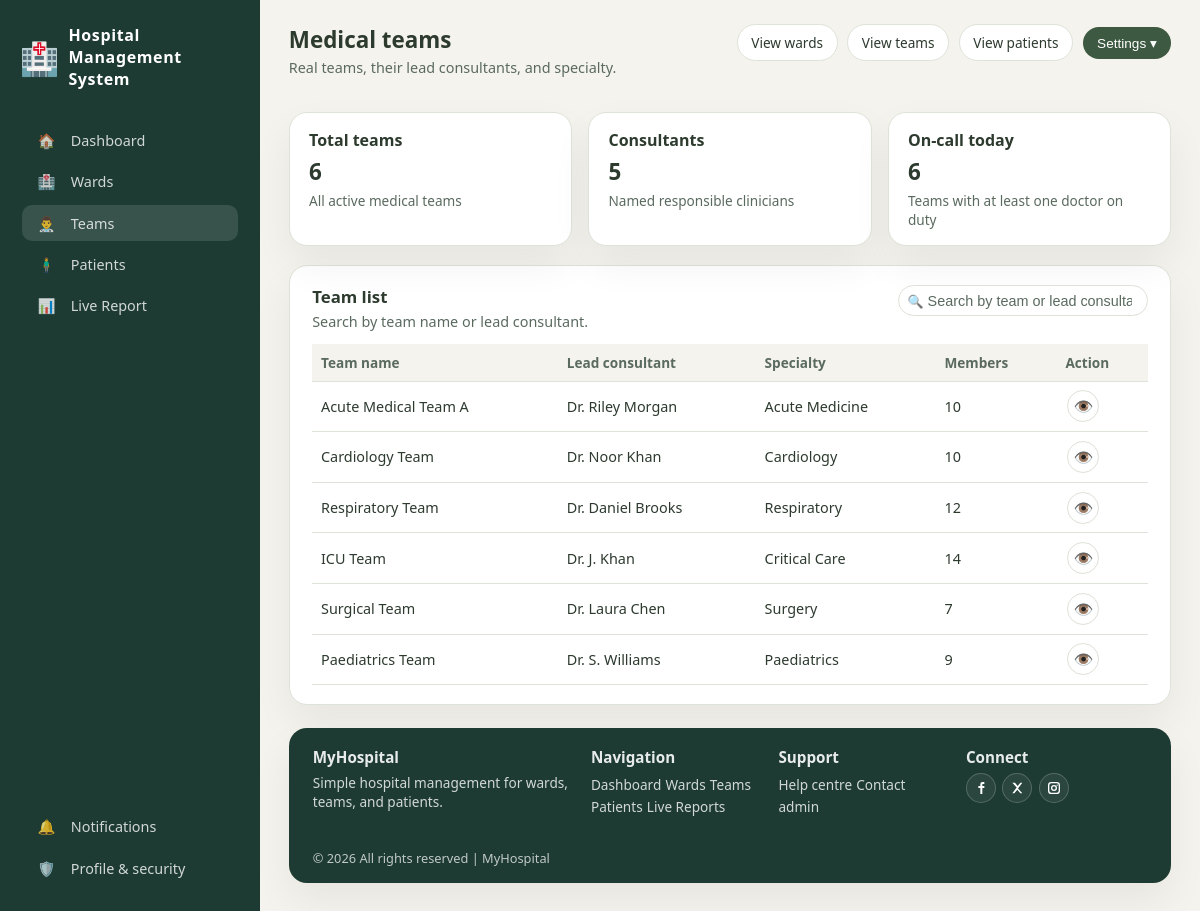
Page /teams (signed in) on the committed database.
### tables this page shows
CREATE TABLE teams (
            id INTEGER PRIMARY KEY AUTOINCREMENT,
            name TEXT NOT NULL,
            specialty TEXT NOT NULL,
            members INTEGER DEFAULT 0,
            lead TEXT,
            created_at TIMESTAMP DEFAULT CURRENT_TIMESTAMP
        );

### app.py (the view)
@app.route("/teams")
@login_required
def teams_page():
    conn = get_db_connection()
    teams = conn.execute("SELECT * FROM teams ORDER BY created_at DESC").fetchall()
    teams_with_counts = []
    for team in teams:
        member_count = conn.execute(
            "SELECT COUNT(*) FROM doctors WHERE team_id = ?", (team['id'],)
        ).fetchone()[0]
        teams_with_counts.append({
            'id': team['id'],
            'name': team['name'],
            'specialty': team['specialty'],
            'lead': team['lead'],
            'members': member_count
        })
    consultants_count = conn.execute(
        "SELECT COUNT(*) FROM doctors WHERE grade LIKE '%Consultant%'"
    ).fetchone()[0]
    teams_oncall = conn.execute("""
        SELECT COUNT(DISTINCT t.id)
        FROM teams t
        JOIN doctors d ON d.team_id = t.id
        WHERE d.on_duty = 1
    """).fetchone()[0]
    conn.close()
    return render_template("teams.html", teams=teams_with_counts,
                           consultants_count=consultants_count,
                           teams_oncall=teams_oncall)

### app.py (called while the page is built)
@app.context_processor
def inject_user():
    return dict(user_role=session.get('role'), user_id=session.get('user_id'))

def login_required(f):
    @wraps(f)
    def decorated(*args, **kwargs):
        if not session.get("user_id"):
            return redirect(url_for("login_page"))
        return f(*args, **kwargs)
    return decorated

def get_db_connection():
    conn = sqlite3.connect(DATABASE_PATH)
    conn.row_factory = sqlite3.Row
    return conn

### templates/teams.html (shortened to what this page needs)
{% extends "base.html" %}
{% block extra_css %}
<link rel="stylesheet" href="/static/css/teams.css">
{% endblock %}
{% block active_teams %}active{% endblock %}
{% block page_title %}Medical teams{% endblock %}
{% block page_subtitle %}Real teams, their lead consultants, and specialty.{% endblock %}
{% block top_actions %}
{{ super() }}
{% endblock %}
{% block content %}
<br>
<section class="summary-row">
  <article class="summary-card">
    <h2>Total teams</h2>
    <p class="summary-value">{{ teams|length }}</p>
    <p class="summary-label">All active medical teams</p>
  </article>
  <article class="summary-card">
    <h2>Consultants</h2>
    <p class="summary-value">{{ consultants_count }}</p>
    <p class="summary-label">Named responsible clinicians</p>
  </article>
  <article class="summary-card">
    <h2>On‑call today</h2>
    <p class="summary-value">{{ teams_oncall }}</p>
    <p class="summary-label">Teams with at least one doctor on duty</p>
  </article>
</section>
<section class="table-card">
  <div class="table-card-header">
    <div>
      <h2>Team list</h2>
      <p>Search by team name or lead consultant.</p>
    </div>
    <div class="table-actions">
      <div class="search-wrapper">
        <span class="search-icon">🔍</span>
        <input type="text" id="teamSearch" placeholder="Search by team or lead consultant..." autocomplete="off" />
      </div>
    </div>
  </div>
  <div class="table-scroll">
    <table class="data-table" id="teamsTable">
      <thead>
        <tr>
          <th>Team name</th>
          <th>Lead consultant</th>
          <th>Specialty</th>
          <th>Members</th>
          <th>Action</th>
        </tr>
      </thead>
      <tbody>
        {% for team in teams %}
        <tr>
          <td><a href="/team/{{ team.id }}">{{ team.name }}</a></td>
          <td>{{ team.lead if team.lead else '—' }}</td>
          <td>{{ team.specialty }}</td>
          <td>{{ team.members }}</td>
          <td><a href="/team/{{ team.id }}" class="btn-action btn-view" title="View Details">👁️</a></td>
        </tr>
        {% endfor %}
      </tbody>
    </table>
  </div>
</section>
<br>
{% endblock %}

### static/css/base.css (style rules this page uses)
* { box-sizing: border-box; }
html[data-theme="light"] { --bg-page: #f5f3ed; --bg-main: #ffffff; --bg-hero: #e8f5d3; --bg-feature: #f5f3ed; --bg-card: #ffffff; --bg-sidebar: #1d3b32; --bg-pill: #d9edcf; --text-main: #2d3a2e; --text-muted: #5a6a5f; --text-invert: #ffffff; --accent: #3d5941; --accent-soft: #6c8f5f; --accent-pill: #325037; --border-subtle: #dde3d8; --shadow-soft: 0 18px 40px rgba(0, 0, 0, 0.06); }
html, body { margin: 0; padding: 0; height: 100%; overflow: hidden; font-family: system-ui, -apple-system, BlinkMacSystemFont, "Segoe UI", sans-serif; background: var(--bg-page); color: var(--text-main); }

### static/css/teams.css (style rules this page uses)
.summary-row { display: grid; grid-template-columns: repeat(3, minmax(0, 1fr)); gap: 1rem; margin-bottom: 1.2rem; }
a { text-decoration: none; }
.summary-card { background: var(--bg-card); border-radius: 18px; padding: 1rem 1.2rem; border: 1px solid var(--border-subtle); box-shadow: var(--shadow-soft); }
.summary-card h2 { margin: 0 0 0.3rem; font-size: 1rem; }
.summary-value { margin: 0 0 0.25rem; font-size: 1.4rem; font-weight: 600; }
.summary-label { margin: 0; font-size: 0.85rem; color: var(--text-muted); }
.table-card { background: var(--bg-main); border-radius: 18px; padding: 1.2rem 1.4rem; border: 1px solid var(--border-subtle); box-shadow: var(--shadow-soft); display: flex; flex-direction: column; }
.table-card-header { display: flex; justify-content: space-between; align-items: flex-start; gap: 1rem; margin-bottom: 0.8rem; }
.table-card-header h2 { margin: 0 0 0.25rem; font-size: 1.05rem; }
.table-card-header p { margin: 0; font-size: 0.9rem; color: var(--text-muted); }
.table-actions { display: flex; align-items: center; gap: 0.6rem; flex-wrap: wrap; }
.search-wrapper { position: relative; }
.search-wrapper input { padding: 0.4rem 0.9rem 0.4rem 1.8rem; border-radius: 999px; border: 1px solid var(--border-subtle); background: var(--bg-main); font-size: 0.9rem; color: var(--text-main); width: 250px; }
.search-wrapper input::placeholder { color: var(--text-muted); }
.search-icon { position: absolute; left: 0.6rem; top: 50%; transform: translateY(-50%); font-size: 0.8rem; }
.table-scroll { overflow-x: auto; }
.data-table { width: 100%; border-collapse: collapse; font-size: 0.9rem; }
.data-table thead { background: var(--bg-feature); }
.data-table th, .data-table td { padding: 0.55rem 0.55rem; text-align: left; border-bottom: 1px solid var(--border-subtle); }
.data-table th { font-weight: 600; font-size: 0.85rem; color: var(--text-muted); }
.data-table tbody a { color: var(--text-main); text-decoration: none; }
.btn-action { width: 32px; height: 32px; border-radius: 50%; border: 1px solid var(--border-subtle); background: var(--bg-main); cursor: pointer; display: inline-flex; align-items: center; justify-content: center; text-decoration: none; font-size: 1rem; margin: 0 2px; transition: all 0.2s ease; }

### rows in the picture
teams: name "Acute Medical Team A", lead "Dr. Riley Morgan", specialty "Acute Medicine", members "10"
teams: name "Cardiology Team", lead "Dr. Noor Khan", specialty "Cardiology", members "10"
teams: name "Respiratory Team", lead "Dr. Daniel Brooks", specialty "Respiratory", members "12"
teams: name "ICU Team", lead "Dr. J. Khan", specialty "Critical Care", members "14"
teams: name "Surgical Team", lead "Dr. Laura Chen", specialty "Surgery", members "7"
teams: name "Paediatrics Team", lead "Dr. S. Williams", specialty "Paediatrics", members "9"

### other values in the picture
{{ teams|length }} "6"
{{ consultants_count }} "5"
{{ teams_oncall }} "6"
